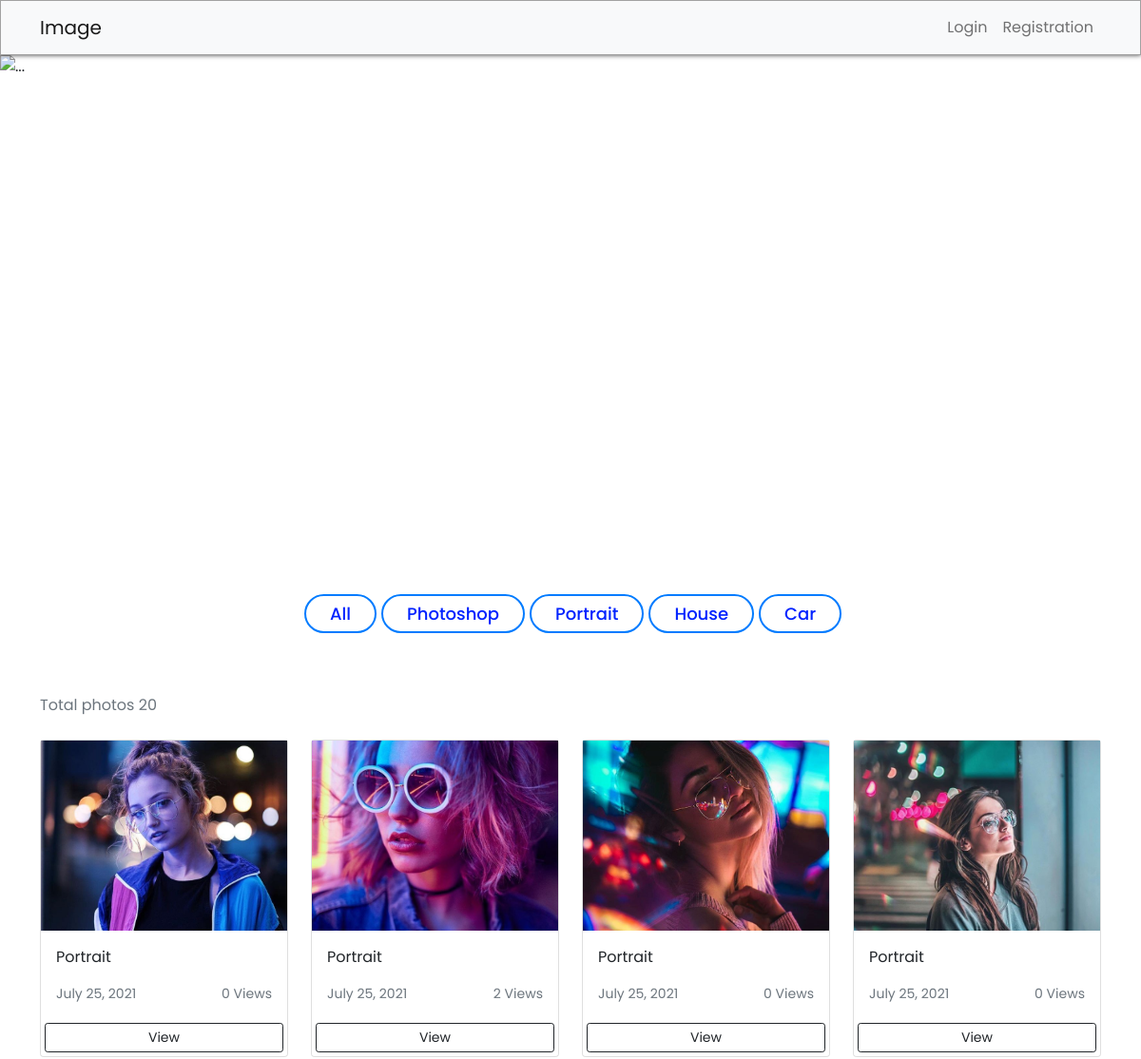
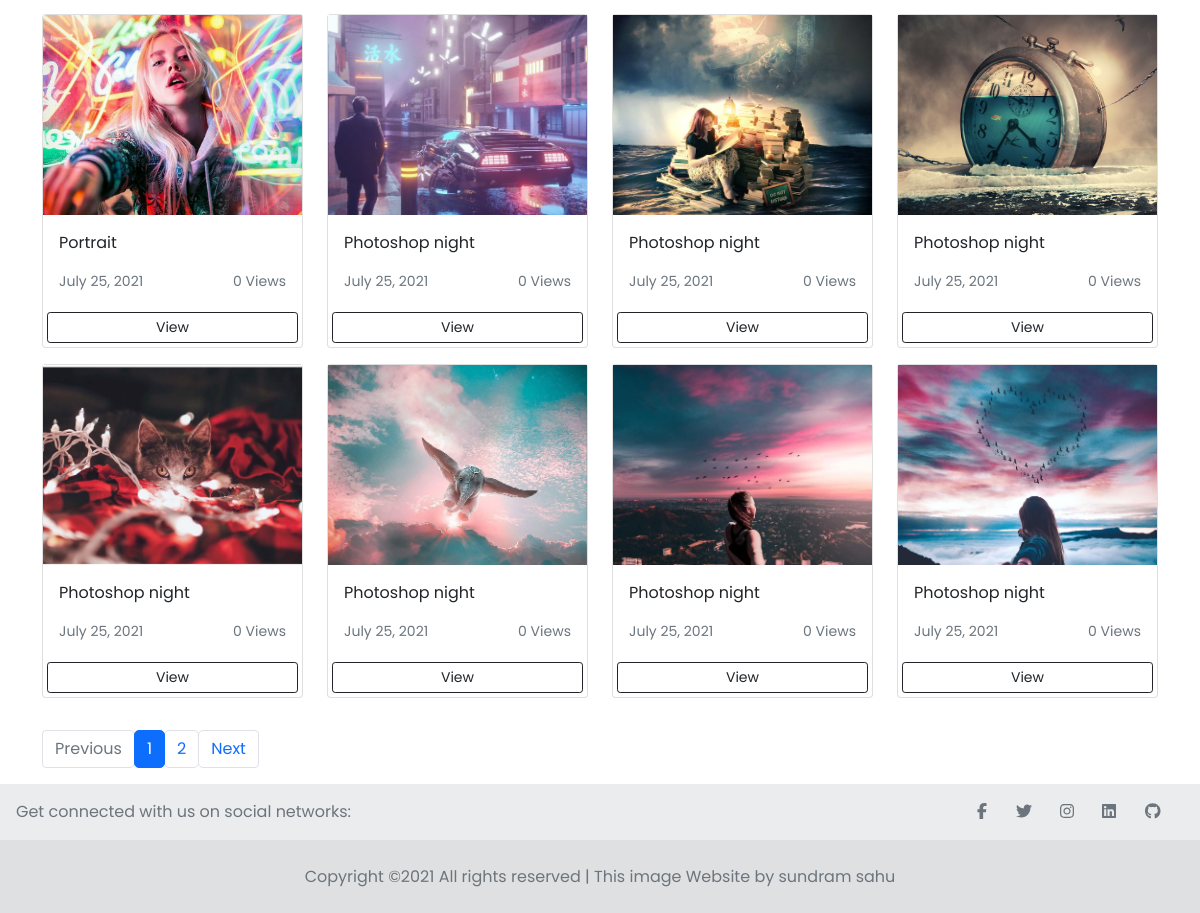
The page / on the database its author committed (2 pictures, top to bottom).
### photos/models.py (models this page shows, shortened)
class Category(models.Model):
    class Meta:
        verbose_name = 'Category'
        verbose_name_plural = 'Categories'
    user = models.ForeignKey(
        User, on_delete=models.SET_NULL, null=True, blank=True)
    name = models.CharField(max_length=100, null=False, blank=False)
    id = models.AutoField(primary_key=True)

class Photo(models.Model):
    class Meta:
        verbose_name = 'Photo'
        verbose_name_plural = 'Photos'
    id = models.AutoField(primary_key=True)
    category = models.ForeignKey(Category, on_delete=models.CASCADE, null=True, blank=True)
    user = models.ForeignKey(User, on_delete=models.SET_NULL, null=True, blank=True)
    upload_time = models.DateTimeField(auto_now_add=True)
    imgviiews = models.IntegerField(default=0)
    publish = models.BooleanField(default=True)
    image = models.ImageField(null=False, blank=False)
    description = models.TextField()

### photos/views.py (the view)
# urls.py: path('', views.home, name='home'),
def home(request):
    category = request.GET.get('category')
    banner = list(Banner.objects.order_by('-pk').all())
    banner =  random.sample(banner, 4)
    if category == None:
        photos = Photo.objects.order_by('-pk').all()
        paginator = Paginator(photos,12)
        page = request.GET.get('page')
        page_photos = paginator.get_page(page)
        photos_count = photos.count()
    else:
        photos = Photo.objects.filter(category__name=category)
        paginator = Paginator(photos,12)
        page = request.GET.get('page')
        page_photos = paginator.get_page(page)
        photos_count = photos.count()
    categories = Category.objects.all()
    context = {'categories': categories, 'photos': page_photos,'pic_count':photos_count,"banner":banner}
    return render(request, 'photos/home.html', context)

### photos/templates/photos/home.html (shortened to what this page needs)
{% extends 'photos/base.html' %}
{% load static %}
 {% block banner_slider %}
    <div id="carouselExampleControls" class="carousel slide" data-bs-ride="banner">
    <div class="carousel-inner">
        <div class="carousel-item active">
         <img src="{% static 'app/images/banner/b1.jpg' %}" class="d-block w-100" alt="...">
        </div>
    </div>
    <a class="carousel-control-prev" href="#carouselExampleControls" role="button" data-bs-slide="prev">
        <span class="carousel-control-prev-icon" aria-hidden="true"></span>
    </a>
    <a class="carousel-control-next" href="#carouselExampleControls" role="button" data-bs-slide="next">
        <span class="carousel-control-next-icon" aria-hidden="true"></span>
    </a>
    </div>
 {% endblock banner_slider %}
{% block main-content %}
    <div class="wrapper mt-5">
        <div>
         <div class="items">
            <a class="item" href="{% url 'home' %}" data-name="all">All</a>
            {% for category in categories %}
                <a class="item" href="{% url 'home' %}?category={{category.name}}">{{category.name}}</a>
            {% endfor %}
         </div>
        </div>
    </div>
    <div class="container mt-5">
        <div class="row">
            <div class="col-md-12">
                <div class="row">
                    <div class="my-3">
                      <span class="text-muted">Total photos {{pic_count}} </span>
                    </div>
                    {% for photo in photos %}
                        <div class="col-md-3">
                            <div class="card my-2">
                                <img class="image-thumbail" src="{{photo.image.url}}" alt="Card image cap">
                                <div class="card-body ">
                                    <p class="text-dark" > {{photo.description | capfirst}}</p>
                                    <div class=" d-flex justify-content-between">
                                    <small class="text-secondary"> {{photo.upload_time| date}}</small>
                                    <small class="text-secondary">{{photo.imgviiews}} Views</small>
                                    </div>
                                </div>
                                <a href="{% url 'photo' photo.id %}" class="btn btn-outline-dark btn-sm m-1">View</a>
                            </div>
                        </div>
                    {% empty %}
                    <h3>No photos...</h3>
                    {% endfor %}
                <nav class="mt-4" aria-label="page navigation sample">
                 {% if photos.has_other_pages %}
                         <ul class="pagination">
                         {% if photos.has_previous %}
                          <li class="page-item "><a href="?page={{photos.previous_page_number}}" class="page-link">Previous</a></li>
                         {% else %}
                          <li class="page-item disabled"><a href="#" class="page-link">Previous</a></li>
                         {% endif %}
                         {% for i in photos.paginator.page_range  %}
                          {% if photos.number == i %}
                           <li class="page-item active"><a href="#" class="page-link">{{i}}</a></li>
                          {% else %}
                           <li class="page-item "><a href="?page={{i}}" class="page-link">{{i}}</a></li>
                          {% endif %}
                         {% endfor %}
                          {% if photos.has_next %}
                            <li class="page-item "><a href="?page={{photos.next_page_number}}" class="page-link">Next</a></li>
                          {% else %}
                            <li class="page-item disabled"><a href="#" class="page-link">Next</a></li>
                          {% endif %}
                         </ul>
                 {% endif %}
                </nav>
                </div>
            </div>
        </div>
    </div>
{% endblock main-content %}

### photos/static/app/css/style.css (style rules this page uses)
* { margin: 0; padding: 0; box-sizing: border-box; font-family: 'Poppins', sans-serif; }
.wrapper { margin: 10px 100px; max-width: 1100px; }
.wrapper div { display: flex; justify-content: center; }
.wrapper .items { display: flex; max-width: 720px; width: 100%; }
.items a { text-decoration: none; margin-left: 5px; color: black; padding: 5px 25px; font-size: 18px; font-weight: 500; cursor: pointer; color: #0022ff; border-radius: 50px; border: 2px solid #007bff; transition: all 0.3s ease; }
body { min-height: 100vh; }
div a { border-radius: 5px; }
.carousel-inner { width: 100%; display: inline-block; position: relative; }
.carousel-inner { padding-top: 43.25%; display: block; content: ""; }
.carousel-item { position: absolute; top: 0; bottom: 0; right: 0; left: 0; background: skyblue; background: no-repeat center center scroll; -webkit-background-size: cover; -moz-background-size: cover; -o-background-size: cover; background-size: cover; }
a { text-decoration-color: black; }
.image-thumbail { height: 200px; object-fit: cover; }

### photos/templates/photos/base.html (style rules this page uses)
.image-thumbail { height: 200px; object-fit: cover; }

### rows shown on the page
Category: name "Photoshop"
Category: name "Portrait"
Category: name "House"
Category: name "Car"
Photo: image (picture), description "Portrait", upload_time "July 25, 2021", imgviiews "0"
Photo: image (picture), description "Portrait", upload_time "July 25, 2021", imgviiews "2"
Photo: image (picture), description "Portrait", upload_time "July 25, 2021", imgviiews "0"
Photo: image (picture), description "Portrait", upload_time "July 25, 2021", imgviiews "0"
Photo: image (picture), description "Portrait", upload_time "July 25, 2021", imgviiews "0"
Photo: image (picture), description "Photoshop night", upload_time "July 25, 2021", imgviiews "0"
Photo: image (picture), description "Photoshop night", upload_time "July 25, 2021", imgviiews "0"
Photo: image (picture), description "Photoshop night", upload_time "July 25, 2021", imgviiews "0"
Photo: image (picture), description "Photoshop night", upload_time "July 25, 2021", imgviiews "0"
Photo: image (picture), description "Photoshop night", upload_time "July 25, 2021", imgviiews "0"
Photo: image (picture), description "Photoshop night", upload_time "July 25, 2021", imgviiews "0"
Photo: image (picture), description "Photoshop night", upload_time "July 25, 2021", imgviiews "0"

### other values the page prints
{{ pic_count }} "20"
{{ i }} "1"
{{ i }} "2"
